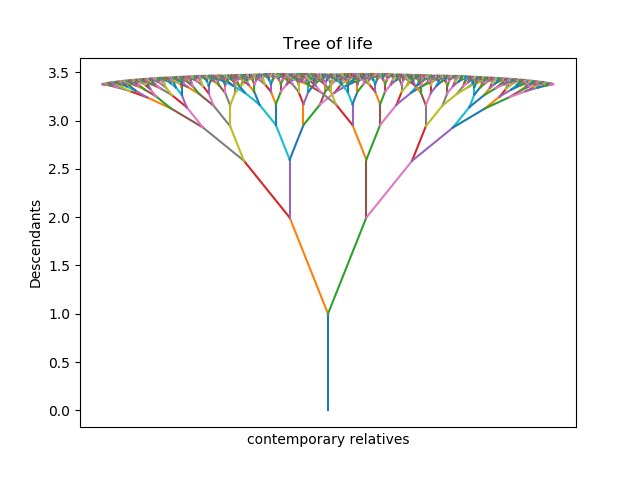

Source code (Python):
"""
Functions used for the tree_of_life class
"""

# fix sin & cos dependencies in updt_full()
def sine(x):
    from math import sin

    return sin(x)


def cosine(x):
    from math import cos

    return cos(x)


# this function updates the tree with the left and right branches as it grows
def updt_full(func, func_arg, func_off, size=None, data=None):

    # this is used to offset the sin/cos functions by +-0.1 offset
    def func_offset(f, arg, off):
        return f(arg + off)

    # this is used to update the coords of the left and right branches
    def updt_branch(start, scale, func_value):
        if start == None or scale == None:
            return func_value
        return start + scale * func_value

    return updt_branch(data, size, func_offset(func, func_arg, func_off))


# view left and right branches as tree grows
def view_tree(coord1=None, coord2=None, start_tree=False):
    from matplotlib import pyplot as plt

    #  if start_tree, plot initial branch from 0 to 1 on y-axis
    if start_tree:
        coord1 = [0, 0]
        coord2 = [0, 1]

        plt.plot(coord1, coord2)
    # if not at the start, form the coords per CW formulas
    else:
        coord_left1 = [coord1[0], coord2[-2][0]]
        coord_left2 = [coord1[1], coord2[-2][1]]

        coord_right1 = [coord1[0], coord2[-1][0]]
        coord_right2 = [coord1[1], coord2[-1][1]]

        plt.plot(coord_left1, coord_left2)
        plt.plot(coord_right1, coord_right2)


"""
Tree_of_life class
"""


class tree_of_life:
    def __init__(
        self,
        no_descendants=5,
        tree_size=1,
        branch_overlap=0.6,
        offset=0.1,
        fig_name="tree.png",
        show_tree=True,
        save_tree=True,
    ):

        self.size = tree_size
        self.overlap = branch_overlap
        self.no_descendants = range(no_descendants)
        self.offset = [-offset, offset]
        self.current_branches = [[0, 1, 0]]
        self.fig_name = fig_name
        self.show_tree = show_tree
        self.save_tree = save_tree
        if self.show_tree or self.save_tree:
            view_tree(start_tree=True)

    def update_branches_size(self):
        self.size = self.size * self.overlap

    # function to grow tree from parent to next descendants
    def grow_branches(self):
        self.updated_branches = []
        for angle in self.current_branches:
            for off in self.offset:

                x_update = updt_full(sine, angle[2], off, self.size, angle[0])
                y_update = updt_full(cosine, angle[2], off, self.size, angle[1])
                z_update = angle[2] + off
                self.updated_branches.append([x_update, y_update, z_update])

            if self.show_tree or self.save_tree:
                view_tree(angle, self.updated_branches)

    def grow_tree(self):
        for descendant in self.no_descendants:
            self.grow_branches()
            self.current_branches = self.updated_branches
            self.update_branches_size()

    def view_tree(self):
        self.grow_tree()

        from matplotlib import pyplot as plt

        if self.save_tree or self.show_tree:
            plt.title("Tree of life")
            plt.ylabel("Descendants")
            plt.xlabel("contemporary relatives")
            plt.xticks([])

        if self.save_tree:
            import os
            plt.savefig(os.path.join(os.path.dirname(__file__), self.fig_name))
        if self.show_tree:
            plt.show()


"""
Use argparse to manage inputs to tree_of_life
"""

if __name__ == "__main__":

    import argparse

    parser = argparse.ArgumentParser(description="Create tree of life plot")

    # required arg: no of descendants
    parser.add_argument(
        "no_descendants", help="number of descendants/nodes in tree", type=int
    )
    # optional args: tree size, branch overlap, offset
    parser.add_argument("-t", "--tree_size", help="size of branches", type=float)
    parser.add_argument(
        "-o", "--branch_overlap", help="overlap of branch leaves", type=float
    )
    parser.add_argument("-f", "--offset", help="offset size", type=float)
    # optional arg: display plot to screen or not
    parser.add_argument(
        "-nd",
        "--not_display",
        help="disable display of tree to screen",
        action="store_true",
    )
    parser.add_argument(
        "-ns", "--not_save", help="disable save of tree", action="store_true"
    )

    args = parser.parse_args()

    # default values of optional args and displaying/saving args
    if args.tree_size is None:
        args.tree_size = 1
    if args.branch_overlap is None:
        args.branch_overlap = 0.6
    if args.offset is None:
        args.offset = 0.1
    display = not (args.not_display)
    save = not (args.not_save)

    tree_of_life(
        args.no_descendants,
        args.tree_size,
        args.branch_overlap,
        offset=args.offset,
        show_tree=display,
        save_tree=save,
    ).view_tree()
